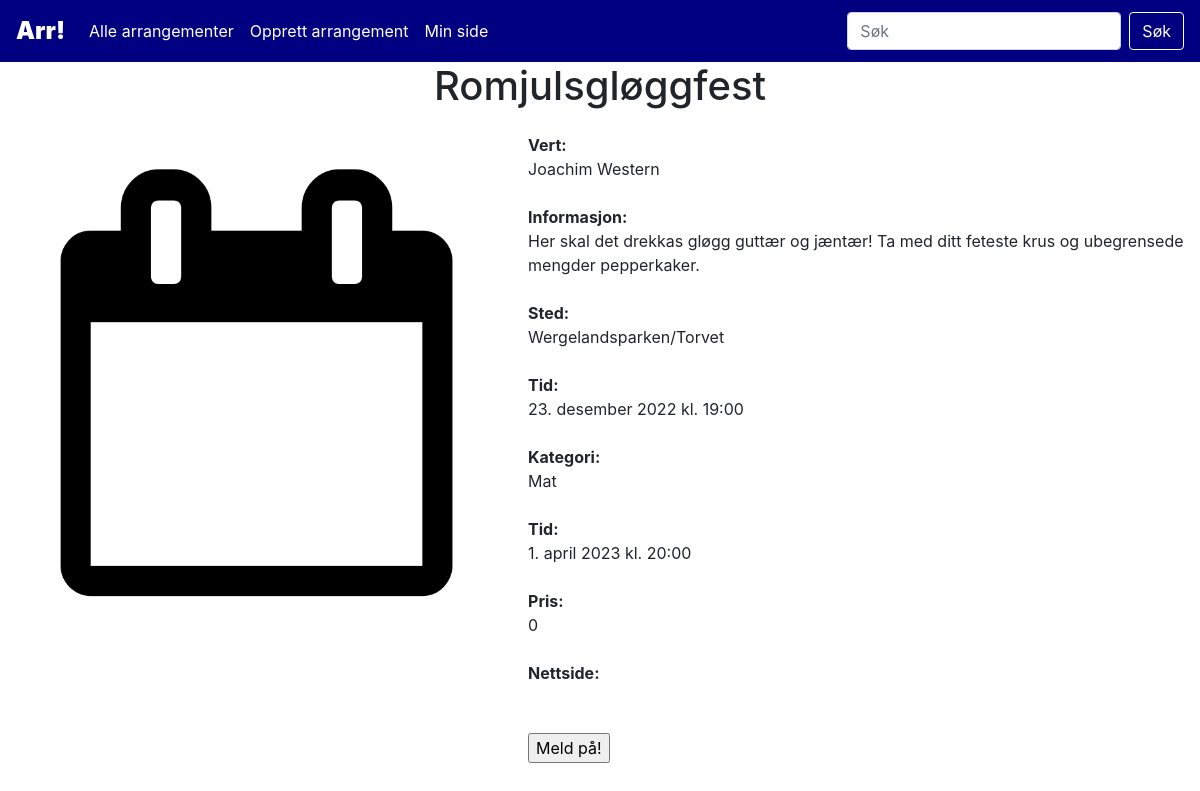
Screenshot of /event.php?event_id=8 with the database file from the repository.
### tables this page shows
CREATE TABLE `events` (
  `event_id` int(10) NOT NULL,
  `title` varchar(100) NOT NULL,
  `info` varchar(1000) NOT NULL,
  `host` int(10) NOT NULL,
  `location` varchar(200) NOT NULL,
  `time` datetime NOT NULL,
  `category_id` int(10) NOT NULL,
  `endtime` datetime DEFAULT NULL,
  `ticketprice` varchar(10) DEFAULT NULL,
  `website` varchar(200) DEFAULT NULL
);

CREATE TABLE `users` (
  `user_id` int(10) NOT NULL,
  `first_name` varchar(50) NOT NULL,
  `last_name` varchar(50) NOT NULL,
  `email` varchar(100) NOT NULL,
  `phone` varchar(15) NOT NULL,
  `password` varchar(300) NOT NULL
);

CREATE TABLE `categories` (
  `category_id` int(10) NOT NULL,
  `name` varchar(30) NOT NULL
);

### assets/lib/class.Event.php (called while the page is built, shortened)
<?php
class Event{
    function singleEvent($event_id){
        $dbConn = new DbConn();
        $conn = $dbConn->connect();
        $sql = "SELECT event_id, title, info, first_name, last_name, location, time, name, endtime, ticketprice, website
        FROM eventhandling.events
        INNER JOIN eventhandling.users ON users.user_id = events.host
        INNER JOIN eventhandling.categories ON categories.category_id = events.category_id
        WHERE event_id = $event_id;";
        $result = $conn->query($sql);
        return $result;
    }
}
?>

### assets/lib/class.Display.php (called while the page is built, shortened)
<?php
    class Display{
        function translateMonth($month){
            return $translated = match($month){
                "January"=>"januar",
                "February"=>"februar",
                "March"=>"mars",
                "April"=>"april",
                "May"=>"mai",
                "June"=>"juni",
                "July"=>"juli",
                "August"=>"august",
                "September"=>"september",
                "October"=>"oktober",
                "November"=>"november",
                "December"=>"desember"
            };
        }
    }
?>

### event.php (the view)
<?php
require dirname(__DIR__)."/www/assets/inc/header.php";
require dirname(__DIR__)."/www/assets/lib/class.Event.php";
require dirname(__DIR__)."/www/assets/lib/class.Display.php";
?>
<?php
$event_id = $_REQUEST['event_id'];
$event = new Event();
$result = $event->singleEvent($event_id);
$thisEvent = $result->fetch_object();
$dateFormat = new Display();
if(file_exists("assets/img/event" . $thisEvent->event_id . ".jpg")) $img = "assets/img/event" . $thisEvent->event_id . ".jpg";
else $img = "assets/img/stock.png";
$datetimeStart = new DateTimeImmutable($thisEvent->time);
$datetimeEnd = new DateTimeImmutable($thisEvent->endtime);
echo
"<div class='event-page main'>
    <div class='event-page-title'>
        <h1>" . $thisEvent->title . "</h1>
    </div>
    <div class='event-page-content-middle'>
        <div class='event-page-img'>
            <img src='" . $img . "' alt='Arrangementsbilde'>
        </div>
        <div class='event-page-content-right'>
            <strong>Vert:<br></strong> $thisEvent->first_name $thisEvent->last_name<br><br>
            <strong>Informasjon:<br></strong> $thisEvent->info<br><br>
            <strong>Sted:<br></strong> $thisEvent->location<br><br>
            <strong>Tid:<br></strong> " . $datetimeStart->format('j.') . " " . $dateFormat->translateMonth($datetimeStart->format('F')) . " " . $datetimeStart->format('Y') . " kl. " . $datetimeStart->format('H:i') . "<br><br>
            <strong>Kategori:<br></strong> $thisEvent->name<br><br>
            <strong>Tid:<br></strong> " . $datetimeEnd->format('j.') . " " . $dateFormat->translateMonth($datetimeEnd->format('F')) . " " . $datetimeEnd->format('Y') . " kl. " . $datetimeEnd->format('H:i') . "<br><br>
            <strong>Pris:<br></strong> $thisEvent->ticketprice<br><br>
            <strong>Nettside:<br></strong> <a href='$thisEvent->website'>$thisEvent->website</a><br><br>
            <form action=''>
                <input type='submit' value='Meld på!' />
            </form>
        </div>
    </div>
    <div class='event-page-content-bottom'>
    </div>
</div>";
?>

### assets/css/styles.css (style rules this page uses)
.main { margin-top: 62px; }
.event-page { display: flex; flex-direction: column; }
.event-page-title { width: 100%; text-align: center; }
.event-page-content-middle { display: flex; flex-direction: row; }
.event-page-content-right { margin: 15px; }
.event-page img { max-height:500px; max-width:500px; height:auto; width:auto; margin: 15px; }

### rows the page displays
events: title "Romjulsgløggfest", host.first_name "Joachim", host.last_name "Western", info "Her skal det drekkas gløgg guttær og jæntær! Ta med ditt feteste krus og ubegrensede mengder pepperkaker.", location "Wergelandsparken/Torvet", time "23.", time "desember", time "2022", time "19:00", category.name "Mat", endtime "1.", endtime "april", endtime "2023", endtime "20:00", ticketprice "0"
